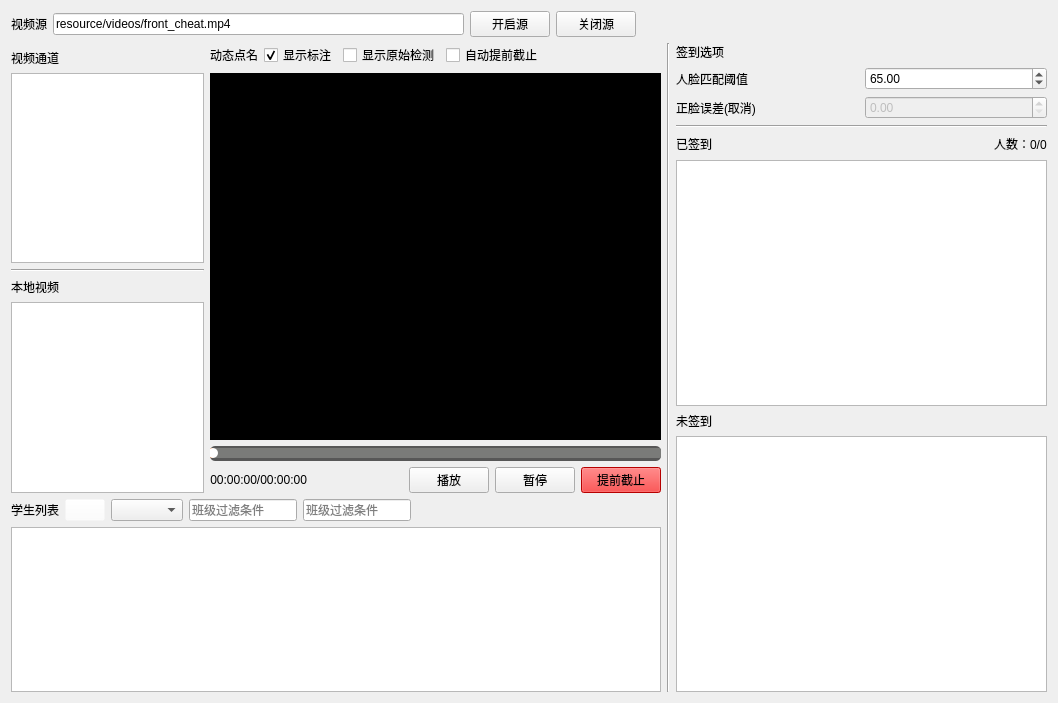
<?xml version="1.0" encoding="UTF-8"?>
<ui version="4.0">
 <class>DynamicAttendance</class>
 <widget class="QWidget" name="DynamicAttendance">
  <property name="geometry">
   <rect>
    <x>0</x>
    <y>0</y>
    <width>1058</width>
    <height>703</height>
   </rect>
  </property>
  <property name="windowTitle">
   <string>动态点名</string>
  </property>
  <layout class="QVBoxLayout" name="verticalLayout_8">
   <item>
    <layout class="QHBoxLayout" name="horizontalLayout_8">
     <item>
      <widget class="QLabel" name="label_10">
       <property name="text">
        <string>视频源</string>
       </property>
      </widget>
     </item>
     <item>
      <widget class="QLineEdit" name="video_source_txt">
       <property name="text">
        <string>resource/videos/front_cheat.mp4</string>
       </property>
      </widget>
     </item>
     <item>
      <widget class="QPushButton" name="open_source_btn">
       <property name="text">
        <string>开启源</string>
       </property>
      </widget>
     </item>
     <item>
      <widget class="QPushButton" name="close_source_btn">
       <property name="text">
        <string>关闭源</string>
       </property>
      </widget>
     </item>
     <item>
      <spacer name="horizontalSpacer_5">
       <property name="orientation">
        <enum>Qt::Horizontal</enum>
       </property>
       <property name="sizeHint" stdset="0">
        <size>
         <width>40</width>
         <height>20</height>
        </size>
       </property>
      </spacer>
     </item>
    </layout>
   </item>
   <item>
    <layout class="QHBoxLayout" name="horizontalLayout_5" stretch="7,0,4">
     <item>
      <layout class="QVBoxLayout" name="verticalLayout_6" stretch="7,3">
       <item>
        <layout class="QHBoxLayout" name="horizontalLayout_4" stretch="3,7">
         <item>
          <layout class="QVBoxLayout" name="verticalLayout_7">
           <item>
            <widget class="Line" name="line_7">
             <property name="orientation">
              <enum>Qt::Vertical</enum>
             </property>
            </widget>
           </item>
           <item>
            <widget class="QLabel" name="label_11">
             <property name="text">
              <string>视频通道</string>
             </property>
            </widget>
           </item>
           <item>
            <widget class="QListWidget" name="video_resource_list"/>
           </item>
           <item>
            <widget class="Line" name="line_8">
             <property name="orientation">
              <enum>Qt::Horizontal</enum>
             </property>
            </widget>
           </item>
           <item>
            <widget class="QLabel" name="label_12">
             <property name="text">
              <string>本地视频</string>
             </property>
            </widget>
           </item>
           <item>
            <widget class="QListWidget" name="video_resource_file_list"/>
           </item>
          </layout>
         </item>
         <item>
          <layout class="QVBoxLayout" name="verticalLayout_9" stretch="0,8,0,1">
           <item>
            <layout class="QHBoxLayout" name="horizontalLayout_10">
             <item>
              <widget class="QLabel" name="label_13">
               <property name="styleSheet">
                <string notr="true">font: 12pt &quot;华文琥珀&quot;;</string>
               </property>
               <property name="text">
                <string>动态点名</string>
               </property>
              </widget>
             </item>
             <item>
              <widget class="QCheckBox" name="show_anno_ckb">
               <property name="text">
                <string>显示标注</string>
               </property>
               <property name="checked">
                <bool>true</bool>
               </property>
              </widget>
             </item>
             <item>
              <widget class="QCheckBox" name="show_raw_lbl_ckb">
               <property name="text">
                <string>显示原始检测</string>
               </property>
              </widget>
             </item>
             <item>
              <widget class="QCheckBox" name="auto_close_ahead_ckb">
               <property name="text">
                <string>自动提前截止</string>
               </property>
              </widget>
             </item>
             <item>
              <spacer name="horizontalSpacer_6">
               <property name="orientation">
                <enum>Qt::Horizontal</enum>
               </property>
               <property name="sizeHint" stdset="0">
                <size>
                 <width>40</width>
                 <height>20</height>
                </size>
               </property>
              </spacer>
             </item>
            </layout>
           </item>
           <item>
            <widget class="QLabel" name="video_screen">
             <property name="autoFillBackground">
              <bool>false</bool>
             </property>
             <property name="styleSheet">
              <string notr="true">background-color: rgb(0, 0, 0);</string>
             </property>
             <property name="frameShadow">
              <enum>QFrame::Plain</enum>
             </property>
             <property name="text">
              <string/>
             </property>
            </widget>
           </item>
           <item>
            <widget class="QSlider" name="video_process_bar">
             <property name="autoFillBackground">
              <bool>false</bool>
             </property>
             <property name="styleSheet">
              <string notr="true"> QSlider {
	background-color: rgba(22, 22, 22, 0.7);
	border-radius: 5px;
}
 
QSlider::sub-page:horizontal {
	background-color: #FF7826;
	height:4px;
	border-radius: 2px;
}
 
QSlider::add-page:horizontal {
	background-color: #7A7B79;
	height:4px;
	border-radius: 2px;
}
 
QSlider::groove:horizontal {
	background:transparent;
	height:10px;
}
 
QSlider::handle:horizontal {
	height: 10px;
	width: 10px;
	margin: 0px -2px 0px -2px;
	border-radius: 5px;
	background: white;
}</string>
             </property>
             <property name="minimum">
              <number>-1</number>
             </property>
             <property name="maximum">
              <number>-1</number>
             </property>
             <property name="value">
              <number>-1</number>
             </property>
             <property name="orientation">
              <enum>Qt::Horizontal</enum>
             </property>
             <property name="tickPosition">
              <enum>QSlider::NoTicks</enum>
             </property>
             <property name="tickInterval">
              <number>0</number>
             </property>
            </widget>
           </item>
           <item>
            <layout class="QHBoxLayout" name="horizontalLayout_11" stretch="1,3,1,1,0">
             <item>
              <widget class="QLabel" name="time_process_label">
               <property name="layoutDirection">
                <enum>Qt::LeftToRight</enum>
               </property>
               <property name="text">
                <string>00:00:00/00:00:00</string>
               </property>
               <property name="alignment">
                <set>Qt::AlignRight|Qt::AlignTrailing|Qt::AlignVCenter</set>
               </property>
              </widget>
             </item>
             <item>
              <spacer name="horizontalSpacer_7">
               <property name="orientation">
                <enum>Qt::Horizontal</enum>
               </property>
               <property name="sizeHint" stdset="0">
                <size>
                 <width>40</width>
                 <height>20</height>
                </size>
               </property>
              </spacer>
             </item>
             <item>
              <widget class="QPushButton" name="play_video_btn">
               <property name="text">
                <string>播放</string>
               </property>
              </widget>
             </item>
             <item>
              <widget class="QPushButton" name="stop_playing_btn">
               <property name="text">
                <string>暂停</string>
               </property>
              </widget>
             </item>
             <item>
              <widget class="QPushButton" name="early_stop_video_btn">
               <property name="styleSheet">
                <string notr="true">background-color: rgb(255, 0, 0);</string>
               </property>
               <property name="text">
                <string>提前截止</string>
               </property>
              </widget>
             </item>
            </layout>
           </item>
          </layout>
         </item>
        </layout>
       </item>
       <item>
        <layout class="QVBoxLayout" name="verticalLayout_5">
         <item>
          <layout class="QHBoxLayout" name="horizontalLayout_3" stretch="0,0,0,0,0,1">
           <item>
            <widget class="QLabel" name="label_14">
             <property name="styleSheet">
              <string notr="true">font: 12pt &quot;华文琥珀&quot;;</string>
             </property>
             <property name="text">
              <string>学生列表</string>
             </property>
            </widget>
           </item>
           <item>
            <widget class="QPushButton" name="refresh_face_bank_btn">
             <property name="styleSheet">
              <string notr="true">background-color: rgba(255, 255, 255, 0);</string>
             </property>
             <property name="text">
              <string/>
             </property>
            </widget>
           </item>
           <item>
            <widget class="QComboBox" name="face_bank_list_cbx"/>
           </item>
           <item>
            <widget class="QLineEdit" name="class_list_filter_txt">
             <property name="placeholderText">
              <string>班级过滤条件</string>
             </property>
            </widget>
           </item>
           <item>
            <widget class="QLineEdit" name="student_list_filter_txt">
             <property name="placeholderText">
              <string>班级过滤条件</string>
             </property>
            </widget>
           </item>
           <item>
            <spacer name="horizontalSpacer_8">
             <property name="orientation">
              <enum>Qt::Horizontal</enum>
             </property>
             <property name="sizeHint" stdset="0">
              <size>
               <width>40</width>
               <height>20</height>
              </size>
             </property>
            </spacer>
           </item>
          </layout>
         </item>
         <item>
          <widget class="QListWidget" name="student_list">
           <property name="flow">
            <enum>QListView::LeftToRight</enum>
           </property>
           <property name="isWrapping" stdset="0">
            <bool>true</bool>
           </property>
           <property name="wordWrap">
            <bool>true</bool>
           </property>
          </widget>
         </item>
        </layout>
       </item>
      </layout>
     </item>
     <item>
      <widget class="Line" name="line">
       <property name="orientation">
        <enum>Qt::Vertical</enum>
       </property>
      </widget>
     </item>
     <item>
      <layout class="QVBoxLayout" name="verticalLayout_4">
       <item>
        <layout class="QVBoxLayout" name="verticalLayout">
         <item>
          <widget class="QLabel" name="label_21">
           <property name="styleSheet">
            <string notr="true">font: 12pt &quot;华文琥珀&quot;;</string>
           </property>
           <property name="text">
            <string>签到选项</string>
           </property>
          </widget>
         </item>
         <item>
          <layout class="QHBoxLayout" name="horizontalLayout">
           <item>
            <widget class="QLabel" name="label_19">
             <property name="text">
              <string>人脸匹配阈值</string>
             </property>
            </widget>
           </item>
           <item>
            <widget class="QDoubleSpinBox" name="face_match_threshold_dspin">
             <property name="maximum">
              <double>100.000000000000000</double>
             </property>
             <property name="singleStep">
              <double>1.000000000000000</double>
             </property>
             <property name="value">
              <double>65.000000000000000</double>
             </property>
            </widget>
           </item>
          </layout>
         </item>
         <item>
          <layout class="QHBoxLayout" name="horizontalLayout_2">
           <item>
            <widget class="QLabel" name="label_20">
             <property name="text">
              <string>正脸误差(取消)</string>
             </property>
            </widget>
           </item>
           <item>
            <widget class="QDoubleSpinBox" name="front_face_err_dspin">
             <property name="enabled">
              <bool>false</bool>
             </property>
            </widget>
           </item>
          </layout>
         </item>
        </layout>
       </item>
       <item>
        <layout class="QVBoxLayout" name="verticalLayout_2">
         <item>
          <widget class="Line" name="line_2">
           <property name="orientation">
            <enum>Qt::Horizontal</enum>
           </property>
          </widget>
         </item>
         <item>
          <layout class="QHBoxLayout" name="horizontalLayout_6">
           <item>
            <widget class="QLabel" name="label_18">
             <property name="styleSheet">
              <string notr="true">font: 12pt &quot;华文琥珀&quot;;</string>
             </property>
             <property name="text">
              <string>已签到</string>
             </property>
            </widget>
           </item>
           <item>
            <spacer name="horizontalSpacer">
             <property name="orientation">
              <enum>Qt::Horizontal</enum>
             </property>
             <property name="sizeHint" stdset="0">
              <size>
               <width>40</width>
               <height>20</height>
              </size>
             </property>
            </spacer>
           </item>
           <item>
            <widget class="QLabel" name="student_num_lbl">
             <property name="text">
              <string>人数：0/0</string>
             </property>
            </widget>
           </item>
          </layout>
         </item>
         <item>
          <widget class="QListWidget" name="attended_list"/>
         </item>
        </layout>
       </item>
       <item>
        <layout class="QVBoxLayout" name="verticalLayout_3">
         <item>
          <widget class="QLabel" name="label_17">
           <property name="styleSheet">
            <string notr="true">font: 12pt &quot;华文琥珀&quot;;</string>
           </property>
           <property name="text">
            <string>未签到</string>
           </property>
          </widget>
         </item>
         <item>
          <widget class="QListWidget" name="absented_list"/>
         </item>
        </layout>
       </item>
      </layout>
     </item>
    </layout>
   </item>
  </layout>
 </widget>
 <resources/>
 <connections/>
</ui>
